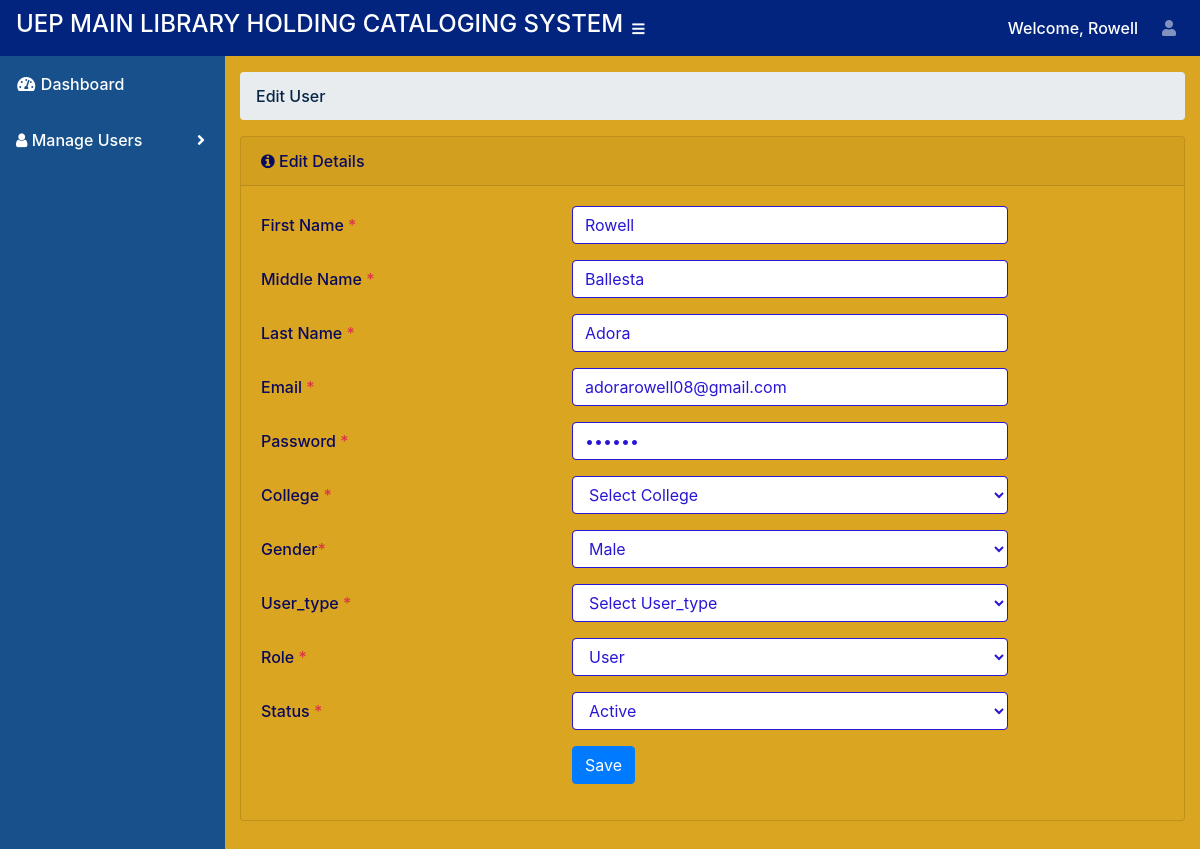
/encoder3/edit-user.php?id=123473 (signed in), run on the app's committed database.
### tables this page shows
CREATE TABLE `tbl_user` (
  `id` int(11) NOT NULL,
  `first_name` varchar(100) NOT NULL,
  `middle_name` varchar(100) NOT NULL,
  `last_name` varchar(100) NOT NULL,
  `email` varchar(100) NOT NULL,
  `password` varchar(100) NOT NULL,
  `college` varchar(100) NOT NULL,
  `gender` tinytext NOT NULL COMMENT '1=male, 2=famale',
  `user_type` int(10) NOT NULL,
  `role` tinyint(50) NOT NULL COMMENT '1=admin,2=user,\r\n3=encoder1,4=encoder2,5=encoder3',
  `status` tinyint(50) NOT NULL COMMENT '1=active, 0=inactive',
  `created_at` timestamp NOT NULL DEFAULT current_timestamp() ON UPDATE current_timestamp(),
  `course` varchar(100) NOT NULL,
  `image` text NOT NULL
);

### encoder3/edit-user.php (the view, shortened to what this page needs)
<?php
include ('../connection.php');
$id = $_GET['id'];
$fetch_query = mysqli_query($data, "select * from tbl_user where id='$id'");
$row = mysqli_fetch_array($fetch_query);
        ?>
<?php include('include/header.php'); ?>
<div id="wrapper">
<?php include('include/side-bar.php'); ?>
    <div id="content-wrapper">
      <div class="container-fluid">
        <ol class="breadcrumb">
          <li class="breadcrumb-item">
            <a href="#">Edit User</a>
          </li>
        </ol>
  <div class="card mb-3">
          <div class="card-header">
            <i class="fa fa-info-circle"></i>
            Edit Details</div>
            <form method="post" class="form-valide">
          <div class="card-body">
                                  <div class="form-group row">
                                      <label class="col-lg-4 col-form-label" for="remarks">First Name <span class="text-danger">*</span></label>
                                       <div class="col-lg-6">
                                      <input type="text" name="first_name" id="first_name" class="form-control" placeholder="Enter First Name" required value="<?php echo $row['first_name']; ?>">
                                       </div>
                                  </div>
                                  <div class="form-group row">
                                      <label class="col-lg-4 col-form-label" for="remarks">Middle Name <span class="text-danger">*</span></label>
                                       <div class="col-lg-6">
                                      <input type="text" name="middle_name" id="middle_name" class="form-control" placeholder="Enter Middle Name" required value="<?php echo $row['middle_name']; ?>">
                                       </div>
                                  </div>
                                  <div class="form-group row">
                                      <label class="col-lg-4 col-form-label" for="remarks">Last Name <span class="text-danger">*</span></label>
                                       <div class="col-lg-6">
                                      <input type="text" name="last_name" id="last_name" class="form-control" placeholder="Enter Last Name" required value="<?php echo $row['last_name']; ?>">
                                       </div>
                                  </div>
                                  <div class="form-group row">
                                      <label class="col-lg-4 col-form-label" for="remarks">Email <span class="text-danger">*</span></label>
                                       <div class="col-lg-6">
                                      <input type="email" name="email" id="email" class="form-control" placeholder="Enter Email" required value="<?php echo $row['email']; ?>">
                                       </div>
                                  </div>
                                  <div class="form-group row">
                                      <label class="col-lg-4 col-form-label" for="remarks">Password <span class="text-danger">*</span></label>
                                       <div class="col-lg-6">
                                      <input type="password" name="password" id="password" class="form-control" placeholder="Enter Password" required value="<?php echo $row['password']; ?>">
                                       </div>
                                  </div>
                                  <div class="form-group row">
                                            <label class="col-lg-4 col-form-label" for="leave-type">College <span class="text-danger">*</span>
                                            </label>
                                <div class="col-lg-6">
                                    <select class="form-control" id="college" name="college" required >
                                        <option value="<?php echo $row['college']; ?>">Select College</option>
                                     </select>
                                </div>
                                  </div>
                                  <div class="form-group row">
                                            <label class="col-lg-4 col-form-label" for="status">Gender<span class="text-danger">*</span>
                                            </label>
                                            <div class="col-lg-6">
                                                <select class="form-control" id="gender" name="gender" required value="<?php echo $row['gender']; ?>">
                                                    <option  value="1" <?php if($row['gender'] == 1) { ?> selected="selected"; <?php } ?>>Male</option>
                                                </select>
                                            </div>
                                        </div>
                                        <div class="form-group row">
                                            <label class="col-lg-4 col-form-label" for="leave-type">User_type <span class="text-danger">*</span>
                                            </label>
                                <div class="col-lg-6">
                                    <select class="form-control" id="user_type" name="user_type" required>
                                        <option value="">Select User_type</option>
                                     </select>
                                </div>
                                  </div>
                                        <div class="form-group row">
                                            <label class="col-lg-4 col-form-label" for="status">Role <span class="text-danger">*</span>
                                            </label>
                                            <div class="col-lg-6">
                                                <select class="form-control" id="role" name="role" required>
                                                    <option value="2" <?php if($row['role'] == 2) { ?> selected="selected"; <?php } ?>>User</option>
                                                </select>
                                            </div>
                                        </div>
                                        <div class="form-group row">
                                            <label class="col-lg-4 col-form-label" for="status">Status <span class="text-danger">*</span>
                                            </label>
                                            <div class="col-lg-6">
                                                <select class="form-control" id="status" name="status" required>
                                                   <option value="1" <?php if($row['status'] == 1) { ?> selected="selected"; <?php } ?>>Active</option>
                                                </select>
                                            </div>
                                        </div>
                                      <div class="form-group row">
                                            <div class="col-lg-8 ml-auto">
                                                <button type="submit" name="sv-user" class="btn btn-primary">Save</button>
                                            </div>
                                        </div>
                                </div>
                                </form>
                            </div>
    </div>
        </div>
 <?php include('include/footer.php'); ?>

### data on the page
tbl_user: first_name "Rowell", middle_name "Ballesta", last_name "Adora", email "adorarowell08@gmail.com", gender "Male", role "User", status "Active"

### other printed values
$first_name "Rowell"
